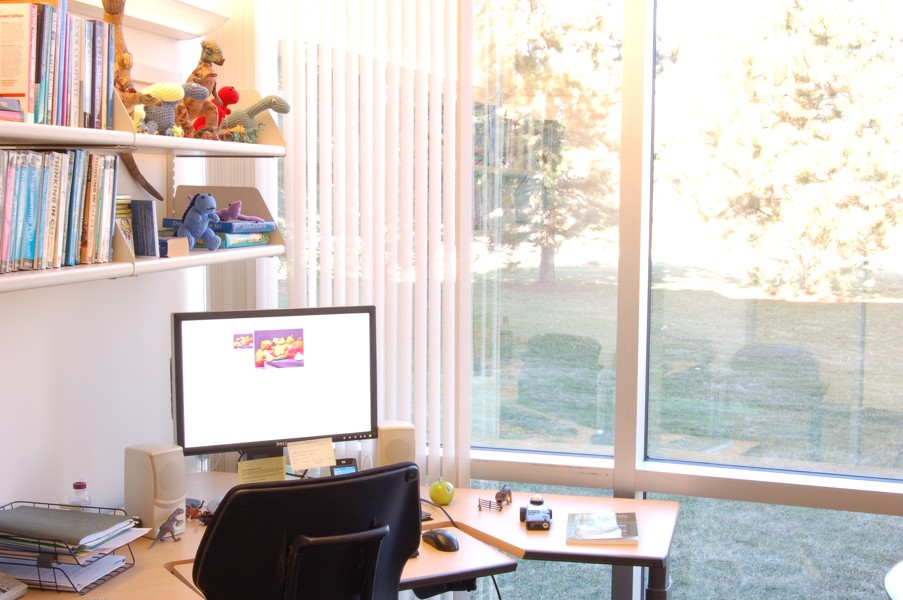
%> input picture kolokwium1/MPOC_LAB4/office_6.jpg, 903 x 600 px
$ octave zad2.m   (GNU Octave 9; MATLAB toolbox functions it lacks are replaced by stand-ins)
%> lines starting %> are read from the running program, lines starting %| are printed output that depends on the picture
pkg load image;

I1 = imread('office_6.jpg');
%> I1 is the input picture: size 600x903x3 uint8; mean R, G, B 206.1, 197.8, 192.8
I2 = imread('office_1.jpg');
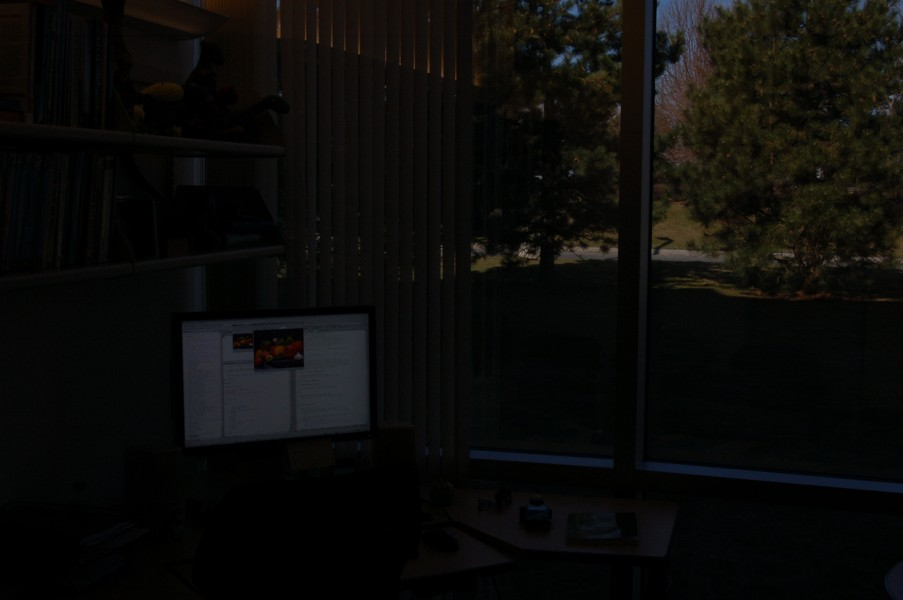
%> input picture kolokwium1/MPOC_LAB4/office_1.jpg, 903 x 600 px
%> I2 is the input picture: size 600x903x3 uint8; mean R, G, B 11.6, 11.3, 9.4

rows = min(size(I1, 1), size(I2, 1));
%> rows = 600
cols = min(size(I1, 2), size(I2, 2));
%> cols = 903
I1_cropped = I1(1:rows, 1:cols);
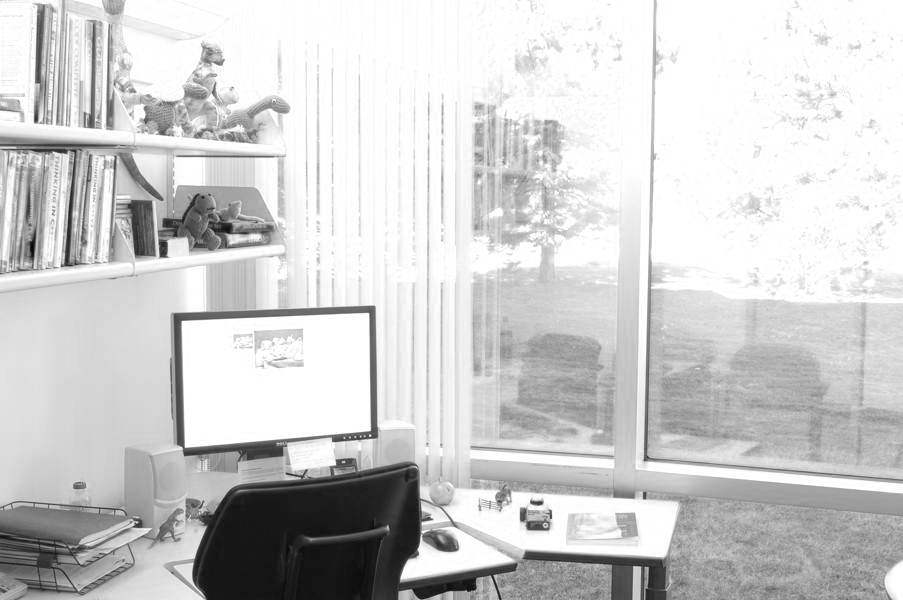
%> I1_cropped: size 600x903 uint8; min 7, max 255, mean 206.1
I2_cropped = I2(1:rows, 1:cols);
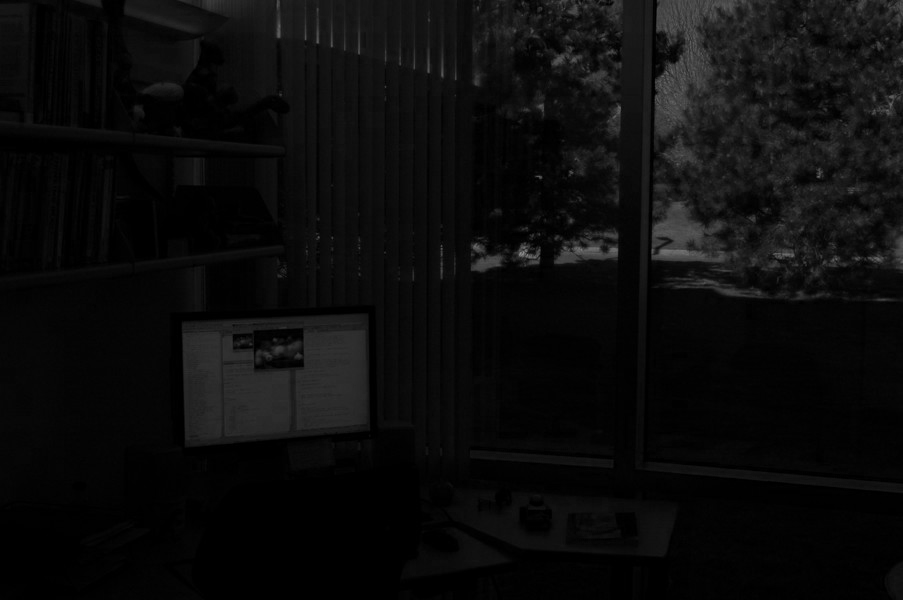
%> I2_cropped: size 600x903 uint8; min 0, max 143, mean 11.6

difference = abs(double(I1_cropped) - double(I2_cropped));
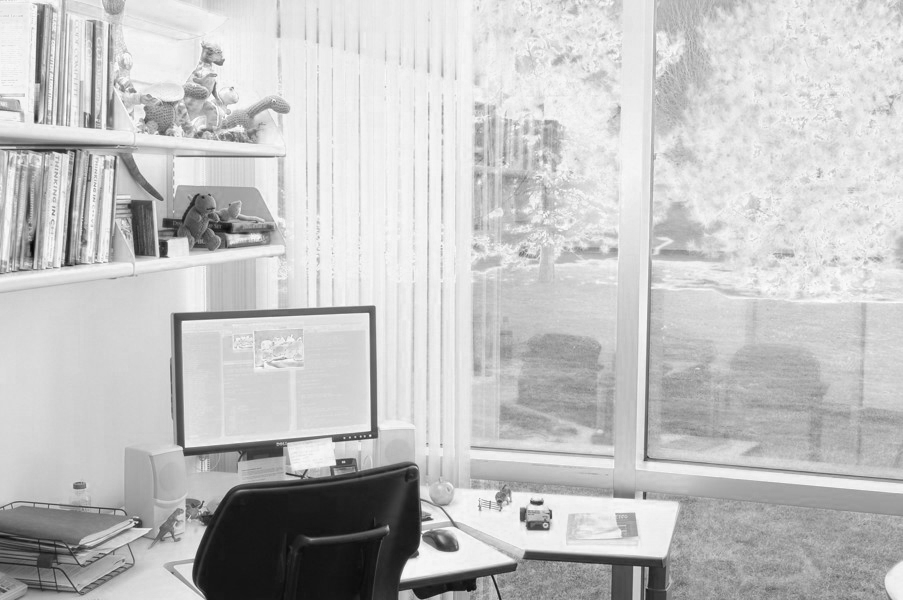
%> difference: size 600x903 double; min 5, max 255, mean 194.6

figure;
subplot(1, 3, 1), imshow(I1_cropped, []), title('obraz 1');
subplot(1, 3, 2), imshow(I2_cropped, []), title('obraz 2');
subplot(1, 3, 3), imshow(difference, []), title('obraz różnicowy');
